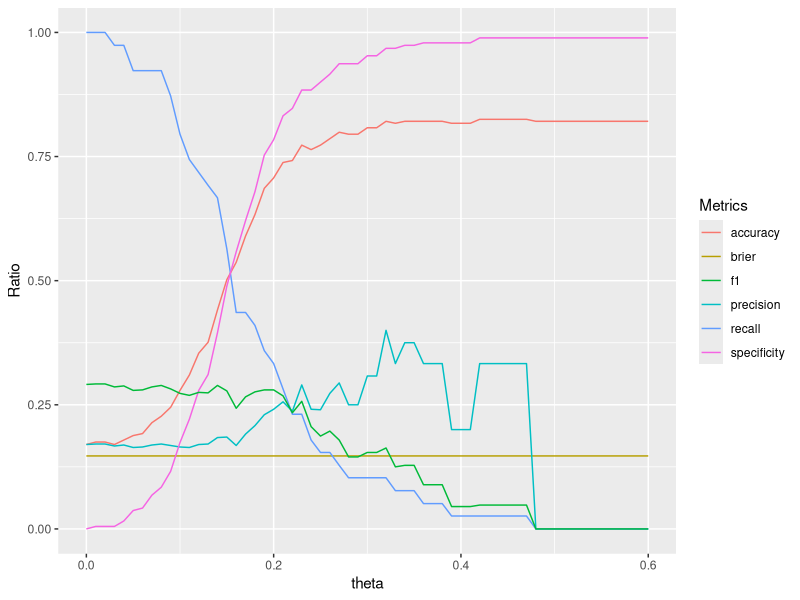
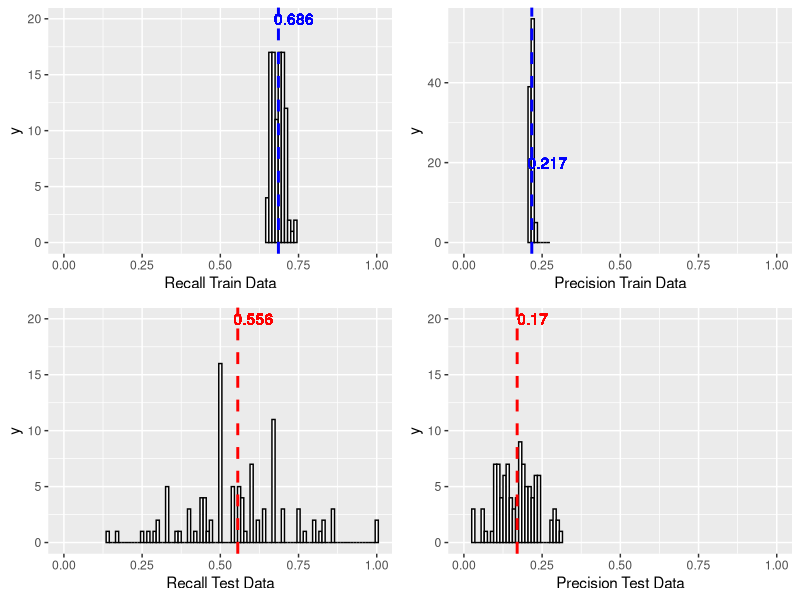
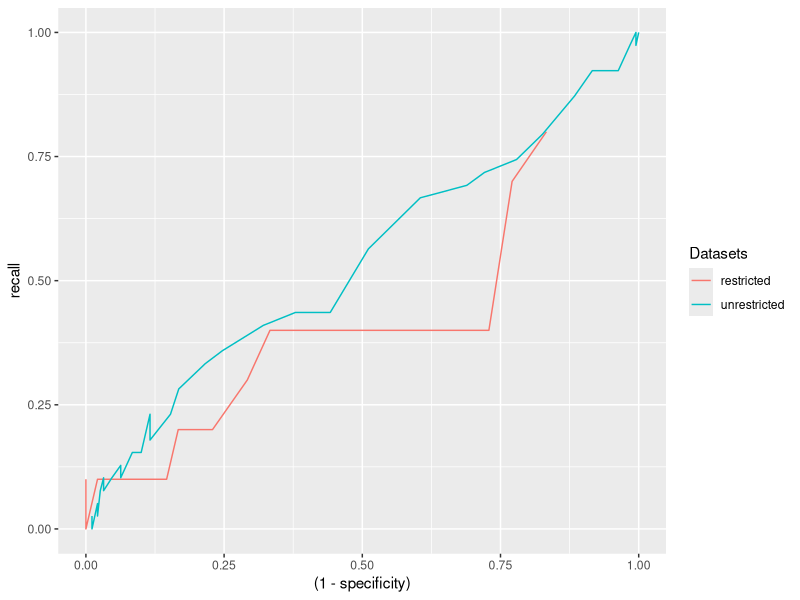
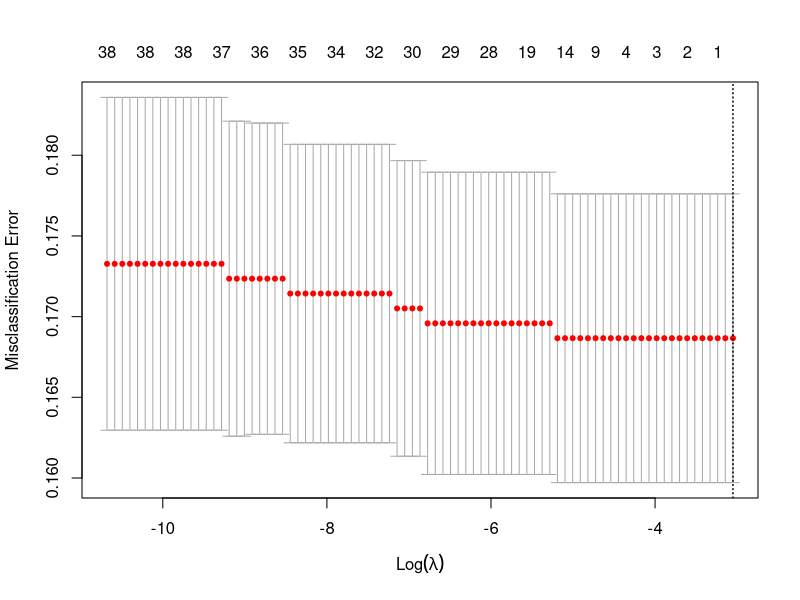
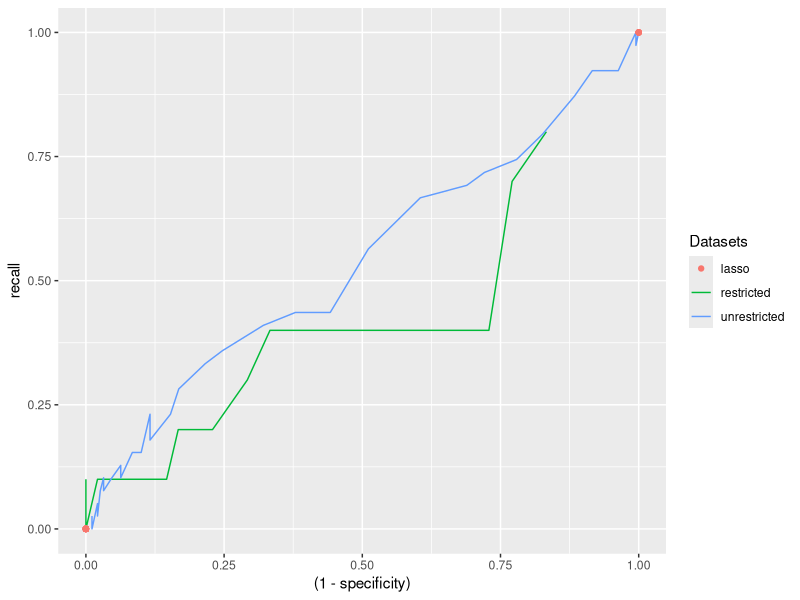

These figures' R source, in order:
## ---- chunk 1
library(glmnet)
library(data.table)
library(ggplot2)
library(knitr)
library(ROCR)
library(gridExtra)

## ---- chunk 2
rm(list = ls())
set.seed(132435)

## ---- chunk 3
data.full <- read.csv("train.csv") 
data.full <- data.full[sample(nrow(data.full)),-c(1,3)] # drop irrelevant variables for analysis, randomize data
missing_prop <- sapply(data.full, 
                       function(x){mean(is.na(x))}) 
data.full <- data.full[missing_prop <= 0] # drop varaiables with missing data

data.train <- data.full[1:floor(nrow(data.full)*0.8),] # training set

data.test <- data.full[ceiling(nrow(data.full)*0.8):nrow(data.full), ] # test set

# Your code to summarize data.train below.
summary(data.train)
## ---- chunk 4
fit <- glm(depressed ~., family=binomial(link='logit'), data=data.train, ) # fit your logistic model to the training set here.
## ---- chunk 5
compute.metrics = function(y.predict, p.predict, y.test) {
  # Parameters
  # y.predict : predictions generated by some model.
  # p.predict : predicted probabilities generated by some model.
  # y.test : outcomes in test data set.
  
  N.correct <- sum(y.predict==y.test,na.rm=TRUE)
  accuracy <- N.correct/length(y.test)
  brier.score <- (1/length(p.predict)) * sum((y.test-p.predict)^2)
  
  true.positive <- sum(y.predict == y.test & y.predict > 0, na.rm=TRUE)
  false.positive <- sum(y.predict != y.test & y.predict > 0, na.rm=TRUE)
  true.negative <- sum(y.predict == y.test & y.predict == 0, na.rm=TRUE)
  false.negative <- sum(y.predict != y.test & y.predict == 0, na.rm=TRUE)
  
  
  precision <- true.positive/(true.positive + false.positive)
  recall <- true.positive/(true.positive+false.negative)
  specificity <- true.negative/(false.positive+true.negative)
  
  f1 <- 2*(1/recall + 1/precision)^(-1) # F1 score
  
  return(data.table(accuracy=round(accuracy, digits = 3), brier.score=round(brier.score, digits = 3),
                    true.positive=true.positive,
                    false.positive=false.positive,
                    true.negative=true.negative,
                    false.negative=false.negative,
         precision= round(precision, digits = 3), recall= round(recall, digits = 3),
         specificity= round(specificity, digits = 3), f1= round(f1, digits = 3)))
}


evaluate.model <- function(p.predict, theta, y.test) {
  # Parameters
  # p.predict : predicted probabilities generated by some model.
  # theta: decision threshold
  # y.test : outcomes in test data set

  y.predict <- ifelse(p.predict>=theta, 1, 0) # predictions given decision threshold theta
  
  out <- compute.metrics(y.predict, p.predict, y.test)
  
  return(out)
}


sweep.theta = function(thetas, p.predict, y.test) {
  # Parameters
  # thetas : range of thetas to sweep
  # p.predict : predicted probabilities generated by some model.
  # y.test : outcomes in test data set

  evals = list()
  for (i in 1:length(thetas)) {
      c.eval <- evaluate.model(p.predict,thetas[i],y.test) # evaluate model at theta[i]
      evals <- c(evals, list(c.eval))
  }
  evals.table = rbindlist(evals)
  evals.table$theta = thetas
  evals.table.m = melt(evals.table[, -c('true.positive', 
                                        'true.negative',
                                        'false.positive',
                                      'false.negative'), with=F], id.var='theta')
  
  return(list(evals.table = evals.table,
              evals.table.m=evals.table.m))
  
}
## ---- chunk 6
Y.test <- data.test[, c("depressed")]
X.test <- data.test[,-which(names(data.test) == "depressed")]

thetas <- seq(0,0.6, by=0.01)
p.predict.logistic <- predict(fit, newdata=data.test, type='response') # predicted probabilities generated by fit (logistic regression model)
out <- sweep.theta(thetas, p.predict.logistic, Y.test)
to.plot.logistic <- out$evals.table.m
metrics.logistic <- out$evals.table

# Your plot here. Hint: use ggplot.

ggplot(metrics.logistic, aes(theta, accuracy, colour = "accuracy")) + 
  geom_line() +
  geom_line(aes(theta, brier.score, colour = "brier")) +
  geom_line(aes(theta, precision, colour = "precision")) +
  geom_line(aes(theta, recall, colour = "recall")) +
  geom_line(aes(theta, specificity, colour = "specificity")) +
  geom_line(aes(theta, f1, colour = "f1")) +
  labs(colour = "Metrics") +
  labs(y = "Ratio") 
 

## ---- chunk 7
max.acc.theta <- 0.15

Y.train <- data.train[, "depressed"]
p.predict.logistic.train <- predict(fit,newdata=data.train,type='response') # in-sample predicted probabilities generated by fit (logistic regression model)
confusion.matrix.train <- evaluate.model(p.predict.logistic.train, max.acc.theta, Y.train)

confusion.matrix.test <- evaluate.model(p.predict.logistic, max.acc.theta, Y.test)
confusion.matrix <- rbind(confusion.matrix.train, confusion.matrix.test)
rownames(confusion.matrix) <- c("train","test")
confusion.matrix


## ---- chunk 8

## k-fold cross validation
## goal: determine if we are overfitting our model with logistic regression 

k <- 100 
max.acc.theta <- 0.15 ## selected to achieve the highest recall while getting accaptable results from other metrices

max.rec.test <- NULL
max.pre.test <- NULL
max.rec.train <- NULL
max.pre.train <- NULL


for(i in 1:k){

data.full <- read.csv("train.csv") 
data.full <- data.full[sample(nrow(data.full)),-c(1,3)] # drop irrelevant variables for analysis, randomize data
missing_prop <- sapply(data.full, 
                       function(x){mean(is.na(x))}) 
data.full <- data.full[missing_prop <= 0] # drop varaiables with missing data

data.train <- data.full[1:floor(nrow(data.full)*0.95),] # training set

data.test <- data.full[ceiling(nrow(data.full)*0.95):nrow(data.full), ] # test set

fit <- glm(depressed ~., family=binomial(link='logit'), data=data.train, ) # fit your logistic model to the training set here.

Y.test <- data.test[, c("depressed")]
p.predict.logistic <- predict(fit, newdata=data.test, type='response') # out-sample predicted probabilities generated by fit (logistic regression model)
max.rec.test[i] <- evaluate.model(p.predict.logistic, max.acc.theta, Y.test)$recall
max.pre.test[i] <- evaluate.model(p.predict.logistic, max.acc.theta, Y.test)$precision

Y.train <- data.train[, "depressed"]
p.predict.logistic.train <- predict(fit,newdata=data.train,type='response') # in-sample predicted probabilities generated by fit (logistic regression model)
max.rec.train[i] <- evaluate.model(p.predict.logistic.train, max.acc.theta, Y.train)$recall
max.pre.train[i] <- evaluate.model(p.predict.logistic.train, max.acc.theta, Y.train)$precision

}

output <- matrix(data=NA, ncol=2, nrow =2)
rownames(output) <- c("train","test")
colnames(output) <- c("Recall", "Precision")

output[1,] <- c(mean(max.rec.train), mean(max.pre.train))
output[2,] <- c(mean(max.rec.test), mean(max.pre.test))
output

df <- data.frame(t(rbind(max.rec.train, max.rec.test, max.pre.train, max.pre.test)))

# histogram
p1 <- ggplot(df, aes(x=max.rec.train)) + geom_histogram(color="black", fill="white", binwidth = 0.01) + geom_vline(aes(xintercept=mean(max.rec.train)), color="blue", linetype="dashed", size=1) + geom_text(aes(x=mean(max.rec.train)+0.05, label=round(mean(max.rec.train), digits = 3), y=20), colour="blue") + coord_cartesian(xlim = c(0, 1)) +  xlab("Recall Train Data")

p2 <- ggplot(df, aes(x=max.rec.test)) + geom_histogram(color="black", fill="white", binwidth = 0.01) + geom_vline(aes(xintercept=mean(max.rec.test)), color="red", linetype="dashed", size=1) +  geom_text(aes(x=mean(max.rec.test)+0.05, label=round(mean(max.rec.test), digits = 3), y=20), colour="red") +coord_cartesian(xlim = c(0, 1)) +
  xlab("Recall Test Data")

p3 <- ggplot(df, aes(x=max.pre.train)) + geom_histogram(color="black", fill="white", binwidth = 0.01) + geom_text(aes(x=mean(max.pre.train)+0.05, label=round(mean(max.pre.train), digits = 3), y=20), colour="blue") + geom_vline(aes(xintercept=mean(max.pre.train)), color="blue", linetype="dashed", size=1) + coord_cartesian(xlim = c(0, 1)) +  xlab("Precision Train Data")

p4 <- ggplot(df, aes(x=max.pre.test)) + geom_histogram(color="black", fill="white", binwidth = 0.01) + geom_text(aes(x=mean(max.pre.test)+0.05, label=round(mean(max.pre.test), digits = 3), y=20), colour="red") + geom_vline(aes(xintercept=mean(max.pre.test)), color="red", linetype="dashed", size=1) + coord_cartesian(xlim = c(0, 1)) +
  xlab("Precision Test Data")

grid.arrange(p1, p3,
             p2, p4, nrow=2)

## The result from testing dataset seems to deviate from that of the training dataset, indicating 
## that our model might be overfitting. Solution: collect more data to train our model could potentially
## reduce the overfitting problem. Due to data contraint in our case, however, we would use two
## techniques: PCR (dimension reduction) and Lasso Regression (coefficient shrinkage) and compare 
## their results.

## ---- chunk 9
data.train.restrict <- data.train[,-which(names(data.train) == "femaleres")] # training set
data.test.restrict <- data.test[,-which(names(data.test) == "femaleres")] # test set

## ---- chunk 10
fit.restrict <- glm(depressed ~.,family=binomial(link='logit'),data=data.train.restrict)

# Your code to evaluate fit.restrict below
thetas <- seq(0.1, 0.6, by=0.01)
Y.test.restrict <- data.test.restrict[, "depressed"]
p.predict.logistic.restrict <- predict(fit.restrict,newdata=data.test.restrict,type='response')
out.restrict <- sweep.theta(thetas, p.predict.logistic.restrict, Y.test.restrict)
metrics.logistic.restrict <- out.restrict$evals.table

## visualize
# ggplot(metrics.logistic.restrict, aes(theta, accuracy, colour = "accuracy")) + 
#  geom_point(aes(theta, brier.score, colour = "brier")) +
#  geom_point(aes(theta, precision, colour = "precision")) +
#  geom_point(aes(theta, recall, colour = "recall")) +
#  geom_point(aes(theta, specificity, colour = "specificity")) +
#  geom_point(aes(theta, f1, colour = "f1")) +
#  geom_point() +
#  labs(colour = "Metrics") +
#  labs(y = "Ratio")

max.f1.test.restrict <- max(metrics.logistic.restrict$f1[is.finite(metrics.logistic.restrict$f1)]) # 0.345679
max.acc.test.restrict <- max(metrics.logistic.restrict$accuracy) #0.8253275

# Your code to plot ROC curve below

ggplot() +
  geom_line(data=metrics.logistic.restrict, aes((1-specificity), recall, colour = "restricted"))+
  geom_line(data=metrics.logistic, aes((1-specificity), recall, colour = "unrestricted")) +
  labs(colour = "Datasets")

# Comment: more space under the unrestricted line: better model

library(ROCR)
# unrestricted auc
pr <- prediction(p.predict.logistic, Y.test)
prf <- performance(pr, measure = "tpr", x.measure = "fpr")
auc <- performance(pr, measure = "auc")
auc <- auc@y.values[[1]]
auc # 0.7458333 

#restricted auc
pr.restricted <- prediction(p.predict.logistic.restrict, Y.test.restrict)
prf.restricted <- performance(pr.restricted, measure = "tpr", x.measure = "fpr")
auc.restricted <- performance(pr.restricted, measure = "auc")
auc.restricted <- auc.restricted@y.values[[1]]
auc.restricted # 0.75 better model


## ---- chunk 11
#fname.train <- "XXXX.csv"
#fname.test <- "XXXX.csv"
#data.train <- read.csv(fname.train, header = TRUE) # training set
#data.test <- read.csv(fname.test, header = TRUE)  # test set

# Get the data
Y.train <- data.train$depressed
X.train <- data.train[,-which(names(data.train) == "depressed")]

Y.test <- data.test$depressed
X.test <- data.test[,-which(names(data.test) == "depressed")]

# Set up data for lasso. Note that running lasso with cross validation might take a bit.
X.lasso <- model.matrix(~ . -1, X.train)
Y.lasso <- as.matrix(Y.train)
fit.lasso <- cv.glmnet(x=X.lasso, y=Y.lasso, nfolds = 10, family='binomial', type.measure = "class") # your code to fit lasso, hint: research glmnet's function cv.glmnet

plot(fit.lasso)

lambda_min <- fit.lasso$lambda.min # 0.01850701
#lambda_1se <- fit.lasso$lambda.1se # 0.05149686
coef(fit.lasso, s=lambda_min)

## ---- chunk 12
thetas <- seq(0.1, 0.6, by=0.01)
X.lasso.test <- model.matrix(~ . -1, X.test)
p.predict.lasso <- predict(fit.lasso, newx = X.lasso.test, s=lambda_min, type='response')
out.lasso <- sweep.theta(thetas, p.predict.lasso, Y.test)
metrics.lasso <- out.lasso$evals.table

# Your code to plot ROC curve below

ggplot() +
  geom_line(data=metrics.logistic.restrict, aes((1-specificity), recall, colour = "restricted")) +
  geom_line(data=metrics.logistic, aes((1-specificity), recall, colour = "unrestricted")) +
  labs(colour = "Datasets") +
  geom_point(data=metrics.lasso, aes((1-specificity), recall, colour = "lasso"))

pr.lasso <- prediction(p.predict.lasso, Y.test)
prf.lasso <- performance(pr.lasso, measure = "tpr", x.measure = "fpr")
auc.lasso <- performance(pr.lasso, measure = "auc")
auc.lasso <- auc.lasso@y.values[[1]]
auc.lasso # Lasso regression auc 0.7239583 slightly worse than that of logistic regression 0.7458333, indicating that coefficient shrinkage does not properly address our overfitting problem.
